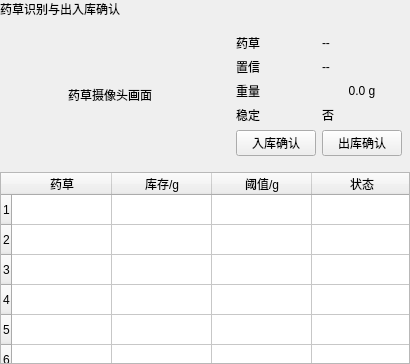
           <widget class="QWidget" name="page_herb_inventory">
            <property name="role" stdset="0"><string>page</string></property>
            <layout class="QVBoxLayout" name="verticalLayout_herb_inventory">
             <property name="leftMargin"><number>0</number></property>
             <property name="topMargin"><number>0</number></property>
             <property name="rightMargin"><number>0</number></property>
             <property name="bottomMargin"><number>0</number></property>
             <property name="spacing"><number>8</number></property>

             <item><widget class="QLabel" name="label_herb_inventory_page_title"><property name="role" stdset="0"><string>pageTitle</string></property><property name="maximumSize"><size><width>16777215</width><height>24</height></size></property><property name="text"><string>药草识别与出入库确认</string></property></widget></item>

             <item>
              <layout class="QHBoxLayout" name="horizontalLayout_herb_top">
               <property name="spacing"><number>8</number></property>

               <item>
                <widget class="QLabel" name="label_herb_camera_view">
                 <property name="role" stdset="0"><string>cameraView</string></property>
                 <property name="minimumSize"><size><width>220</width><height>116</height></size></property>
                 <property name="maximumSize"><size><width>220</width><height>116</height></size></property>
                 <property name="text"><string>药草摄像头画面</string></property>
                 <property name="alignment"><set>Qt::AlignCenter</set></property>
                </widget>
               </item>

               <item>
                <widget class="QFrame" name="card_inventory_operation">
                 <property name="role" stdset="0"><string>panelCard</string></property>
                 <layout class="QGridLayout" name="gridLayout_inventory_operation">
                  <property name="leftMargin"><number>8</number></property>
                  <property name="topMargin"><number>8</number></property>
                  <property name="rightMargin"><number>8</number></property>
                  <property name="bottomMargin"><number>8</number></property>
                  <property name="horizontalSpacing"><number>6</number></property>
                  <property name="verticalSpacing"><number>6</number></property>

                  <item row="0" column="0"><widget class="QLabel" name="label_page_herb_name_name"><property name="role" stdset="0"><string>fieldName</string></property><property name="text"><string>药草</string></property></widget></item>
                  <item row="0" column="1"><widget class="QLabel" name="label_page_herb_name_value"><property name="role" stdset="0"><string>fieldValue</string></property><property name="text"><string>--</string></property></widget></item>
                  <item row="1" column="0"><widget class="QLabel" name="label_page_conf_name"><property name="role" stdset="0"><string>fieldName</string></property><property name="text"><string>置信</string></property></widget></item>
                  <item row="1" column="1"><widget class="QLabel" name="label_page_conf_value"><property name="role" stdset="0"><string>fieldValue</string></property><property name="text"><string>--</string></property></widget></item>
                  <item row="2" column="0"><widget class="QLabel" name="label_page_weight_name"><property name="role" stdset="0"><string>fieldName</string></property><property name="text"><string>重量</string></property></widget></item>
                  <item row="2" column="1"><widget class="QLabel" name="label_page_weight_value"><property name="role" stdset="0"><string>bigValue</string></property><property name="text"><string>0.0 g</string></property><property name="alignment"><set>Qt::AlignCenter</set></property></widget></item>
                  <item row="3" column="0"><widget class="QLabel" name="label_page_stable_name"><property name="role" stdset="0"><string>fieldName</string></property><property name="text"><string>稳定</string></property></widget></item>
                  <item row="3" column="1"><widget class="QLabel" name="label_page_stable_value"><property name="role" stdset="0"><string>fieldValue</string></property><property name="text"><string>否</string></property></widget></item>
                  <item row="4" column="0"><widget class="QPushButton" name="btn_stock_in"><property name="role" stdset="0"><string>mainAction</string></property><property name="text"><string>入库确认</string></property></widget></item>
                  <item row="4" column="1"><widget class="QPushButton" name="btn_stock_out"><property name="role" stdset="0"><string>dangerAction</string></property><property name="text"><string>出库确认</string></property></widget></item>
                 </layout>
                </widget>
               </item>

              </layout>
             </item>

             <item>
              <widget class="QTableWidget" name="table_inventory">
               <property name="rowCount"><number>6</number></property>
               <property name="columnCount"><number>4</number></property>
               <property name="horizontalScrollBarPolicy"><enum>Qt::ScrollBarAlwaysOff</enum></property>
               <property name="verticalScrollBarPolicy"><enum>Qt::ScrollBarAlwaysOff</enum></property>
               <attribute name="horizontalHeaderStretchLastSection"><bool>true</bool></attribute>
               <column><property name="text"><string>药草</string></property></column>
               <column><property name="text"><string>库存/g</string></property></column>
               <column><property name="text"><string>阈值/g</string></property></column>
               <column><property name="text"><string>状态</string></property></column>
              </widget>
             </item>

            </layout>
           </widget>
